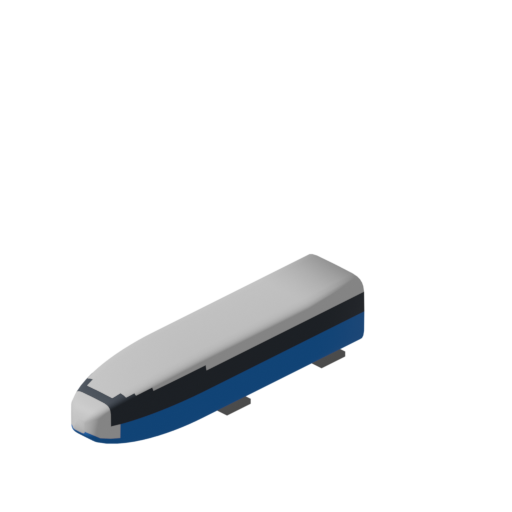
#> input picture try-out/shinkansen_0_t2i_refine/0series_s.png, 512 x 512 px
$ python preprocess_canny.py
#> lines starting #> are read from the running program, lines starting #| are printed output that depends on the picture; after the words box and inside, x2 and y2 are one past the last pixel; in counts of white or black regions, pixels touching at a corner belong together
"""
0series_s.png (s方向レンダー) から ControlNet-canny 用のedge画像を抽出する。

try-out/t2i_isometric_poc/preprocess_edges_depth.py の make_canny() をそのまま流用。
白背景合成 → グレースケール → Canny → SDXL生成解像度(1024x1024)にリサイズして保存する。

Usage:
    python preprocess_canny.py
"""
from pathlib import Path

import cv2
import numpy as np
from PIL import Image

SCRIPT_DIR = Path(__file__).resolve().parent
OUTPUT_DIR = SCRIPT_DIR / "output"
OUTPUT_DIR.mkdir(parents=True, exist_ok=True)

SRC_PATH = SCRIPT_DIR / "0series_s.png"
CANNY_PATH = OUTPUT_DIR / "0series_s_canny.png"
CANNY_1024_PATH = OUTPUT_DIR / "0series_s_canny_1024.png"
COLOR_1024_PATH = OUTPUT_DIR / "0series_s_render_1024.png"  # 参考比較用

GEN_SIZE = 1024


def load_rgba(path: Path) -> np.ndarray:
    img = Image.open(path).convert("RGBA")
    return np.array(img)


def composite_on_white(rgba: np.ndarray) -> np.ndarray:
    rgb = rgba[:, :, :3].astype(np.float32)
    alpha = (rgba[:, :, 3:4].astype(np.float32)) / 255.0
    white = np.ones_like(rgb) * 255.0
    out = rgb * alpha + white * (1 - alpha)
    return out.astype(np.uint8)


def make_canny(rgb_on_white: np.ndarray) -> np.ndarray:
    gray = cv2.cvtColor(rgb_on_white, cv2.COLOR_RGB2GRAY)
    gray = cv2.GaussianBlur(gray, (3, 3), 0)
    edges = cv2.Canny(gray, 60, 150)
    return edges


def main() -> None:
    rgba = load_rgba(SRC_PATH)
#> in load_rgba, img is the input picture: PIL image 512x512 RGBA; mean R, G, B, A 12.8, 14.2, 15.6, 28.1
    w, h = rgba.shape[1], rgba.shape[0]
#> w = 512; h = 512
    print(f"[main] input: {SRC_PATH.name} ({w}x{h})")
#| [main] input: 0series_s.png (512x512)

    rgb_on_white = composite_on_white(rgba)
#> in composite_on_white, `rgb = rgba[:, :, :3].astype(np.float32)`:
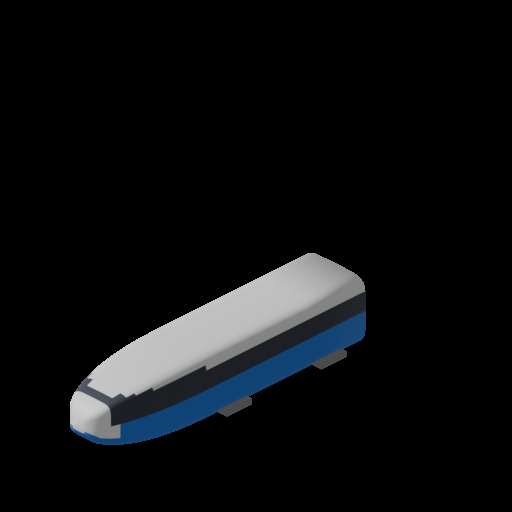
#> rgb: shape (512, 512, 3) float32; mean R, G, B 12.8, 14.2, 15.6
#> in composite_on_white, `alpha = (rgba[:, :, 3:4].astype(np.float32)) / 255.0`:
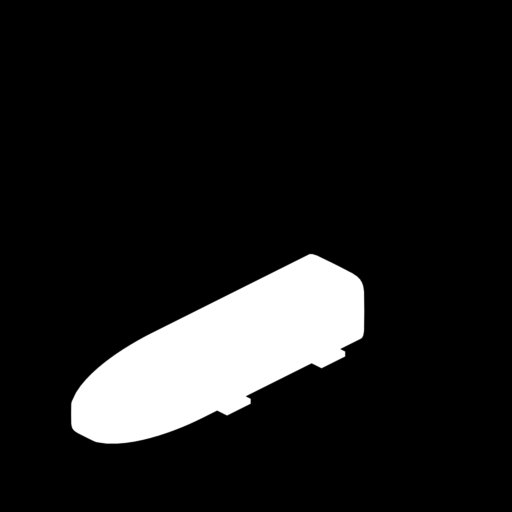
#> alpha: shape (512, 512, 1) float32; min 0, max 1, mean 0.11

    canny = make_canny(rgb_on_white)
#> in make_canny, `gray = cv2.cvtColor(rgb_on_white, cv2.COLOR_RGB2GRAY)`:
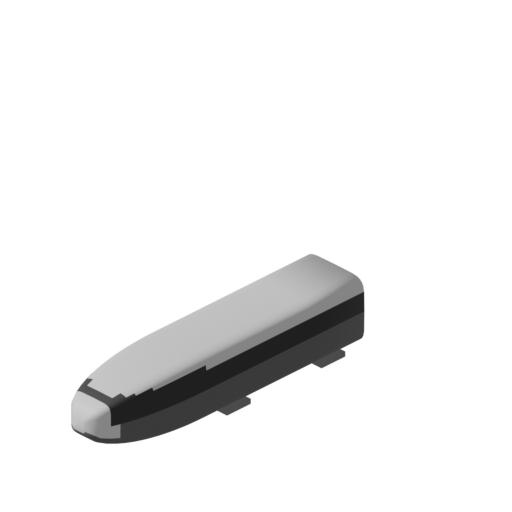
#> gray: shape (512, 512); min 30, max 255, mean 240.2
#> in make_canny, `edges = cv2.Canny(gray, 60, 150)`:
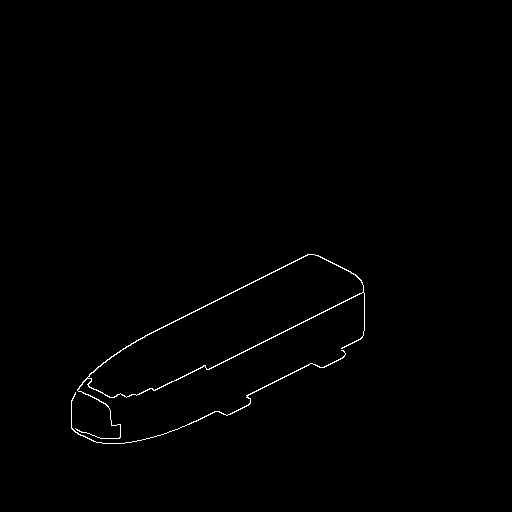
#> edges: shape (512, 512); 0.58% white in thin lines or dots, all inside (x1, y1, x2, y2) = (71, 254, 365, 444)
    canny_img = Image.fromarray(canny).convert("L")
    canny_img.save(CANNY_PATH)
    # 元解像度が512と十分あるためLANCZOSアップサンプルで線を滑らかにする
    # (128x128起点だったisometric_pocのNEARESTと異なり、今回は512起点なので補間で問題ない)
    canny_img.resize((GEN_SIZE, GEN_SIZE), Image.LANCZOS).save(CANNY_1024_PATH)
    print(f"[canny] saved: {CANNY_PATH}, {CANNY_1024_PATH}")

    Image.fromarray(rgb_on_white).resize((GEN_SIZE, GEN_SIZE), Image.LANCZOS).save(COLOR_1024_PATH)
    print(f"[color_1024] saved: {COLOR_1024_PATH}")


if __name__ == "__main__":
    main()
